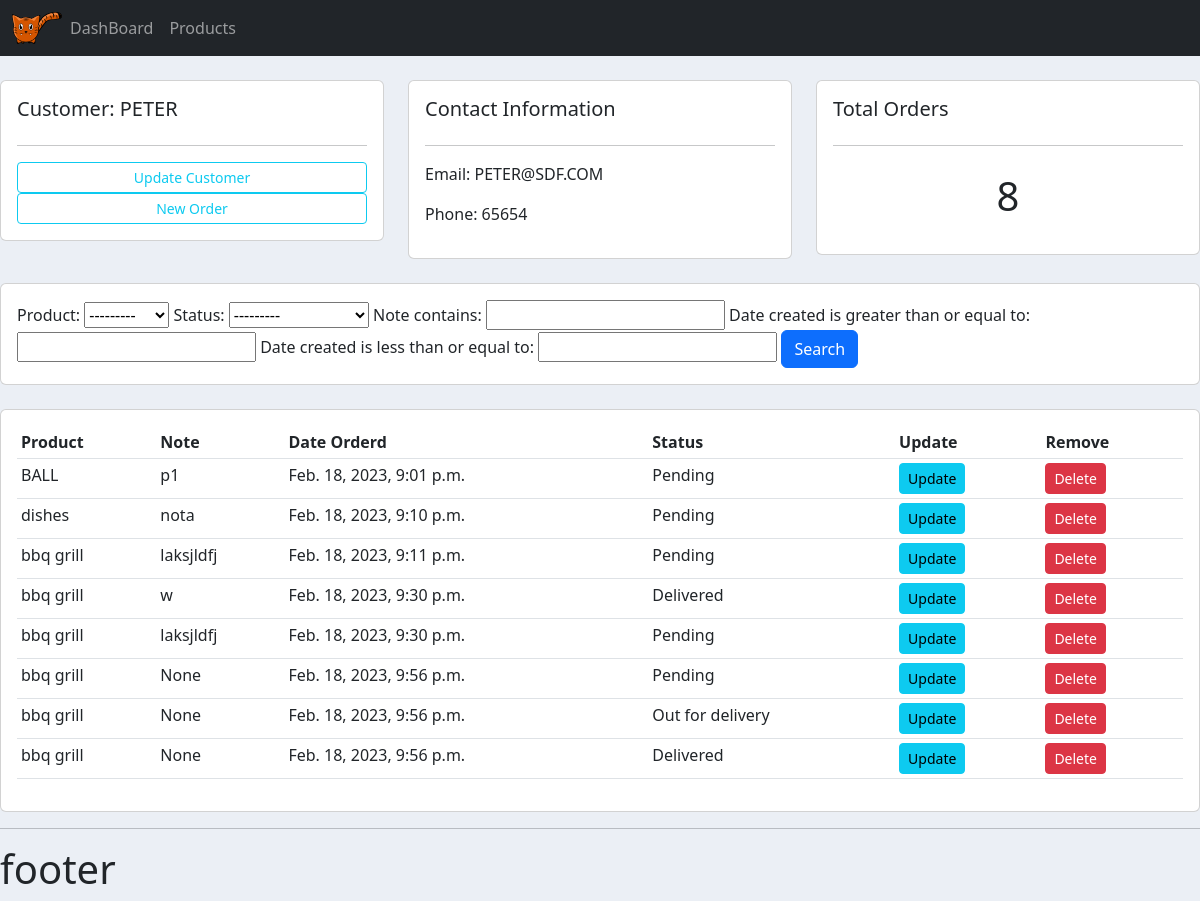
The app's page /customer/2/ with its own data.
### accounts/models.py (models this page shows, shortened)
class Customer(models.Model):
    name = models.CharField(max_length=200, null=True)
    phone = models.CharField(max_length=200, null=True)
    email = models.CharField(max_length=200, null=True)
    date_create = models.DateTimeField(auto_now_add=True)

class Order(models.Model):
	STATUS = (
			('Pending', 'Pending'),
			('Out for delivery', 'Out for delivery'),
			('Delivered', 'Delivered'),
			)
	customer = models.ForeignKey(Customer, null=True, on_delete= models.SET_NULL)
	product = models.ForeignKey(Product, null=True, on_delete= models.SET_NULL)
	date_created = models.DateTimeField(auto_now_add=True, null=True)
	status = models.CharField(max_length=200, null=True, choices=STATUS)
	note = models.CharField(max_length=1000, null=True)

class Product(models.Model):
	CATEGORY = (
			('Indoor', 'Indoor'),
			('Out Door', 'Out Door'),
			)
	name = models.CharField(max_length=200, null=True)
	price = models.FloatField(null=True)
	category = models.CharField(max_length=200, null=True, choices=CATEGORY)
	description = models.CharField(max_length=200, null=True, blank=True)
	date_created = models.DateTimeField(auto_now_add=True, null=True)
	tags = models.ManyToManyField(Tag)
	def __str__(self):
		return self.name

### accounts/views.py (the view)
# urls.py: path('customer/<str:pk>/', views.customer,name='customer'),
def customer(request, pk):
    customer = Customer.objects.get(id=pk)
    orders = customer.order_set.all()
    order_count = orders.count()
    myFilter = orderFilter(request.GET, queryset=orders)
    orders = myFilter.qs
    context = {'customer':customer,'orders':orders,'order_count':order_count, 'myFilter':myFilter}
    return render(request, 'accounts/customer.html',context)

### accounts/templates/accounts/customer.html
{% extends 'accounts/main.html' %} {% block content %}
<br>
<div class="row">
    <div class="col-md">
        <div class="card card-body">
            <h5>Customer: {{customer.name}}</h5>
            <hr>
            <a class="btn btn-outline-info  btn-sm btn-block" href="">Update Customer</a>
            <a class="btn btn-outline-info  btn-sm btn-block" href="{% url 'create_order' customer.id %}">New Order</a>
        </div>
    </div>
    <div class="col-md">
        <div class="card card-body">
            <h5>Contact Information</h5>
            <hr>
            <p>Email: {{customer.email}} </p>
            <p>Phone: {{customer.phone}} </p>
        </div>
    </div>
    <div class="col-md">
        <div class="card card-body">
            <h5>Total Orders</h5>
            <hr>
            <h1 style="text-align: center;padding: 10px">{{order_count}}</h1>
        </div>
    </div>
</div>
<br>
<div class="row">
    <div class="col">
        <div class="card card-body">
            <form method="get">
                {{myFilter.form}}
                <button class="btn btn-primary" type="submit">Search</button>
            </form>
        </div>
    </div>
</div>
<br>
<div class="row">
    <div class="col-md">
        <div class="card card-body">
            <table class="table table-sm">
                <tr>
                    <th>Product</th>
                    <th>Note</th>
                    <th>Date Orderd</th>
                    <th>Status</th>
                    <th>Update</th>
                    <th>Remove</th>
                </tr>
                {% for order in orders %}
                <tr>
                    <td> {{order.product}}</td>
                    <td> {{order.note}}</td>
                    <td> {{order.date_created}}</td>
                    <td> {{order.status}}</td>
                    <td><a class="btn btn-sm btn-info" href="{% url 'update_order' order.id %}">Update</a></td>
                    <td><a class="btn btn-sm btn-danger" href="{% url 'delete_order' order.id %}">Delete</a></td>
                </tr>
                {%endfor%}
            </table>
        </div>
    </div>
</div>
{% endblock content %}

### static/css/ma.css (style rules this page uses)
body { background-color: #ebeff5; }

### records on screen
Customer: name "PETER", email "PETER@SDF.COM", phone "65654"
Order: product "BALL", note "p1", date_created "Feb. 18, 2023, 9:01 p.m.", status "Pending"
Order: product "dishes", note "nota", date_created "Feb. 18, 2023, 9:10 p.m.", status "Pending"
Order: product "bbq grill", note "laksjldfj", date_created "Feb. 18, 2023, 9:11 p.m.", status "Pending"
Order: product "bbq grill", note "w", date_created "Feb. 18, 2023, 9:30 p.m.", status "Delivered"
Order: product "bbq grill", note "laksjldfj", date_created "Feb. 18, 2023, 9:30 p.m.", status "Pending"
Order: product "bbq grill", note "None", date_created "Feb. 18, 2023, 9:56 p.m.", status "Pending"
Order: product "bbq grill", note "None", date_created "Feb. 18, 2023, 9:56 p.m.", status "Out for delivery"
Order: product "bbq grill", note "None", date_created "Feb. 18, 2023, 9:56 p.m.", status "Delivered"

### other values on screen
{{ order_count }} "8"
